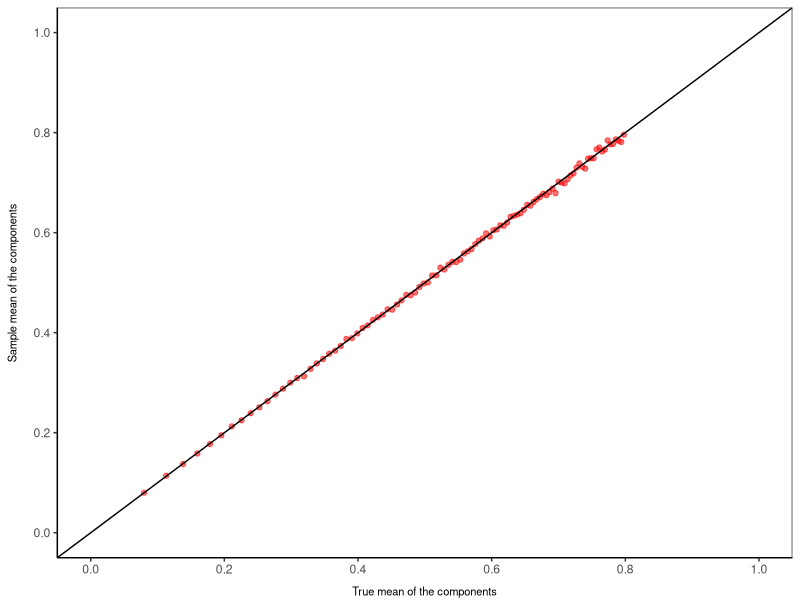
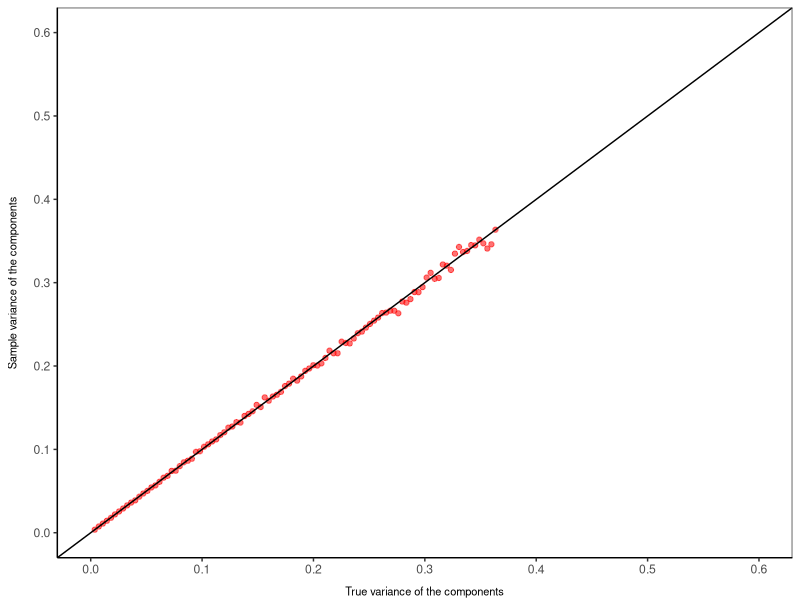

Write R code to recreate these figures, in order. (Note: this script raises an error after producing the figures.)
## ---- chunk 1
knitr::opts_chunk$set(echo = TRUE)
local({
  hook_source <- knitr::knit_hooks$get('source')
  knitr::knit_hooks$set(source = function(x, options) {
    x <- xfun::split_lines(x)
    n <- nchar(x, 'width')
    i <- seq_along(x)  # line numbers
    n <- n + nchar(i)
    x <- paste(i, x, sep = " ", collapse = "\n")
    hook_source(x, options)
  })
})
## ---- chunk 2
library(MASS)
library(ggplot2)
library(patchwork)
## ---- chunk 3
Indicator <- function(x){
  return(ifelse(FALSE %in% ifelse(x >= 0, TRUE, FALSE), 0, 1))
}
## ---- chunk 4
FN_Sampling <- function(number, mu, sig){
  sample <- abs(rnorm(number, mean = mu, sd = sqrt(sig)))
  density <- function(x, u, s){
    1/sqrt(2 * pi)/sqrt(s) * (exp(-(x - u)^2/(2 * s)) + exp(-(x + u)^2/(2 * s)) * Indicator(x))
  }
  return(list(sample,density(sample, mu, sig)))
}
## ---- chunk 5
Gibbs <- function(N,length,sigma){
  x_seq <- matrix(0, N, length)
  for (i in 1:N){
    for(j in 1:length){
      x_seq[i,j] <- FN_Sampling(1, 0, sigma[j,j])[[1]]
    }
  }
  return(x_seq)
}
## ---- chunk 6
set.seed(1010)
sigma <- diag(seq(0.01, 1, 0.01))
N <- 10000
length <- 100
t3 <- Sys.time()
result <- Gibbs(N, length, sigma)
t4 <- Sys.time()
diff_t_gibbs <- round(as.numeric(t4-t3),digits = 4)
## ---- chunk 7
true_mean_gibbs <- sqrt(seq(0.01, 1.00, 0.01)) * sqrt(2/pi)
true_var_gibbs <- seq(0.01, 1.00, 0.01) * (1 - 2/pi)
est_mean_gibbs <- apply(result,2,mean)
est_var_gibbs <- apply(result,2,var)
scatter_gibbs <- data.frame(cbind(true_mean_gibbs, true_var_gibbs,est_mean_gibbs,est_var_gibbs))
knitr::kable(scatter_gibbs)
## ---- chunk 8
scatter_mean_Gibbs <-
  ggplot(data = scatter_gibbs, aes(x = true_mean_gibbs, y = est_mean_gibbs)) + 
  geom_point(size = 1.5, alpha = 0.55, color = "red") +
  theme_bw() +
  theme(panel.grid.major = element_blank(), 
        panel.grid.minor = element_blank(),
        panel.background = element_blank(), 
        axis.line = element_line(colour = "black"),
        axis.title.y = element_text(margin = margin(r = 10),size = 8),
        axis.title.x = element_text(vjust=-1,size = 8),
        plot.title = element_text(hjust = 0.5, vjust = 0.5, face = "bold")) +
  expand_limits(y = c(0.0, 1.0)) +
  expand_limits(x = c(0.0, 1.0)) +
  scale_x_continuous(breaks = seq(0.0, 1.0, 0.2), labels = c(paste0("0.0"), seq(0.2, 0.8, 0.2), paste0("1.0"))) +
  scale_y_continuous(breaks = seq(0.0, 1.0, 0.2), labels = c(paste0("0.0"), seq(0.2, 0.8, 0.2), paste0("1.0"))) +
  geom_abline(intercept = 0,slope = 1) +
  xlab("True mean of the components") +
  ylab("Sample mean of the components")
scatter_var_Gibbs <- 
  ggplot(data = scatter_gibbs, aes(x = true_var_gibbs, y = est_var_gibbs)) + 
  geom_point(size = 1.5, alpha = 0.55, color = "red") +
  theme_bw() +
  theme(panel.grid.major = element_blank(), 
        panel.grid.minor = element_blank(),
        panel.background = element_blank(), 
        axis.line = element_line(colour = "black"),
        axis.title.y = element_text(margin = margin(r = 10),size = 8),
        axis.title.x = element_text(vjust=-1,size = 8)) +
  expand_limits(y = c(0.0, 0.6)) +
  expand_limits(x = c(0.0, 0.6)) +
  scale_x_continuous(breaks = seq(0.0, 0.6, 0.1), labels = c(paste0("0.0"), seq(0.1, 0.6, 0.1))) +
  scale_y_continuous(breaks = seq(0.0, 0.6, 0.1), labels = c(paste0("0.0"), seq(0.1, 0.6, 0.1))) +
  geom_abline(intercept = 0, slope = 1) +
  xlab("True variance of the components") +
  ylab("Sample variance of the components") 
ggarrange(scatter_mean_Gibbs, scatter_var_Gibbs, nrow = 1)
## ---- chunk 9

## ---- chunk 10

## ---- chunk 11
